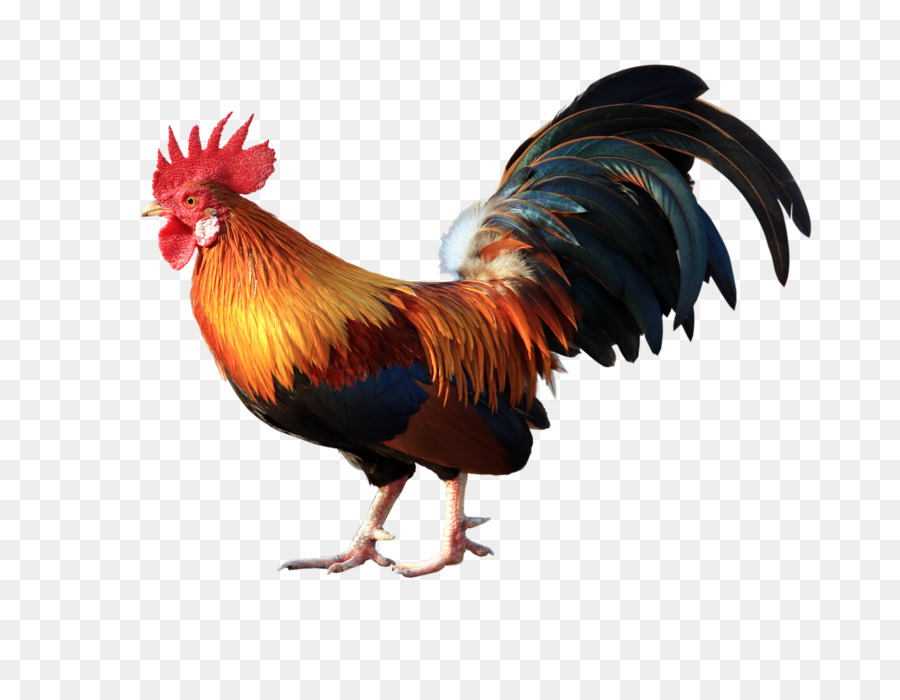
#> input picture haar-feature/filters/hats/chicken.png, 900 x 700 px
$ python tring.py
#> lines starting #> are read from the running program, lines starting #| are printed output that depends on the picture; after the words box and inside, x2 and y2 are one past the last pixel; in counts of white or black regions, pixels touching at a corner belong together
# importing the libraries
import cv2
import numpy as np

# detecting the face
face_cascade = cv2.CascadeClassifier('haarcascade_frontalface_default.xml')

# Setup camera
cap = cv2.VideoCapture(0)


# Read logo and resize
path = './filters/'
logo = cv2.imread(path+'hats/chicken.png')
#> logo is the input picture: shape (700, 900, 3); mean B, G, R 199.9, 203.4, 212.1
fromY = 0
toY = 0
up = 1

while cap.isOpened():
    # Capture frame-by-frame
    ret, img = cap.read()
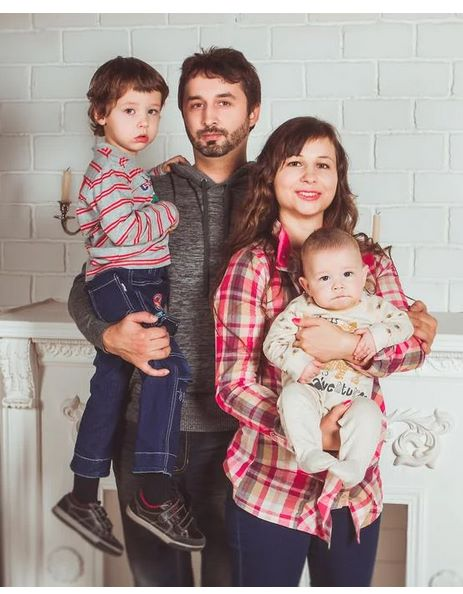
#> input picture haar-feature/TrialImg.jpeg, 463 x 594 px, given in place of the camera
#> img is the input picture: shape (594, 463, 3); mean B, G, R 144.4, 147.3, 164.4

    # detecting the face
    gray = cv2.cvtColor(img, cv2.COLOR_BGR2GRAY)
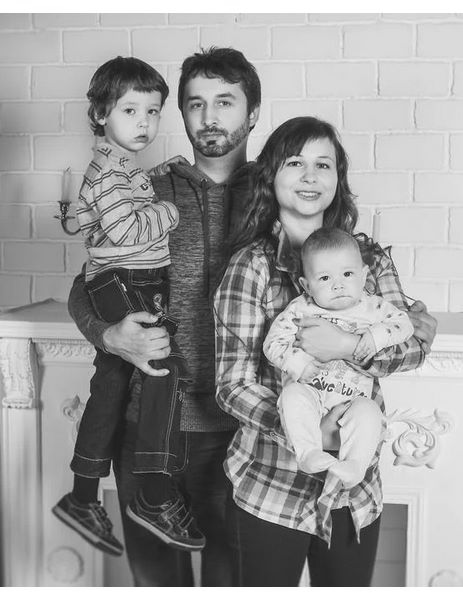
#> gray: shape (594, 463); min 11, max 255, mean 152.1

    faces = face_cascade.detectMultiScale(gray, 1.1, 4)
#> faces = [[110, 86, 64, 64], [273, 137, 73, 73], [306, 252, 62, 62], [171, 73, 81, 81]]

    negative = 1

    # Region of Image (ROI), where we want to insert logo
    # roi = img[-size-10:-10, -size-10:-10]
    # it takes the positions where you want to put the logo, but it must be the same size of the logo
    for (leftPosX, topLeftY, width, height) in faces:
        cv2.rectangle(img, (leftPosX, topLeftY), (leftPosX +
                      width, topLeftY+height), (0, 255, 0), 3)
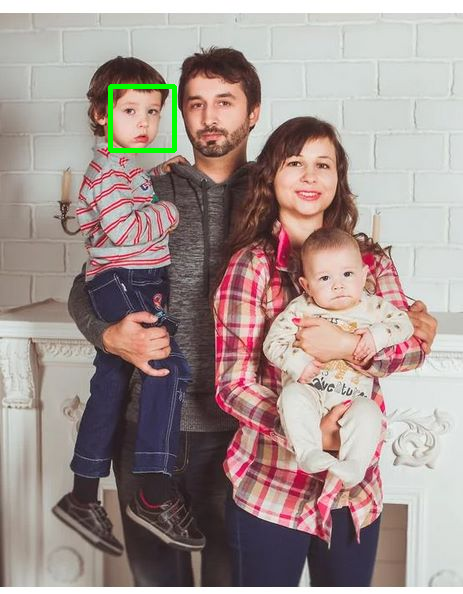
#> img: shape (594, 463, 3); 0.46% of pixels changed, all inside (x1, y1, x2, y2) = (108, 84, 177, 153)
        size = width - 50
#> size = 14

        # print(leftPosX, y, width, h)
        logo = cv2.resize(logo, (size, size))

        # Create a mask of logo
        img2gray = cv2.cvtColor(logo, cv2.COLOR_BGR2GRAY)
        ret, mask = cv2.threshold(img2gray, 1, 255, cv2.THRESH_BINARY)

        # roi = img[topLeftY - size:topLeftY, leftPosX:leftPosX + size]

        if(up == 1):
            fromY = topLeftY - size
#> fromY = 72
            toY = topLeftY
#> toY = 86
        else:
            fromY = topLeftY + height
            toY = topLeftY + height + size

        roi = img[fromY:toY, leftPosX:leftPosX + size]
        # roi = img[leftPosX:leftPosX + size, fromY:toY]

        # Set an index of where the mask is
        roi[np.where(mask)] = 0
        roi += logo

        cv2.imshow('WebCam', img)
        if cv2.waitKey(1) == ord('q'):
            # When everything done, release the capture
#> (key q is pressed here)
            cap.release()
            cv2.destroyAllWindows()
        elif cv2.waitKey(1) == ord('a'):
            print('clown')
            logo = cv2.imread(path+'hats/clown-hat.png')
            up = 1
        elif cv2.waitKey(1) == ord('s'):
            logo = cv2.imread(path+'hats/birthday-hat.png')
            up = 1
        elif cv2.waitKey(1) == ord('d'):
            up = 1
            logo = cv2.imread(path+'hats/complete-clown-hat.png')
        elif cv2.waitKey(1) == ord('f'):
            up = 1
            logo = cv2.imread(path+'hats/crying-frog-hat.png')
        elif cv2.waitKey(1) == ord('g'):
            up = 1
            logo = cv2.imread(path+'hats/kings-crown.png')
        elif cv2.waitKey(1) == ord('h'):
            up = 1
            logo = cv2.imread(path+'hats/pig-hat.png')
        elif cv2.waitKey(1) == ord('j'):
            up = 1
            logo = cv2.imread(path+'hats/wizzard-hat.png')
        elif cv2.waitKey(1) == ord('z'):
            up = 0
            logo = cv2.imread(path+'beards/long-beard.png')
        elif cv2.waitKey(1) == ord('x'):
            up = 0
            logo = cv2.imread(path+'beards/m2ashaBeard.png')
        elif cv2.waitKey(1) == ord('c'):
            up = 0
            logo = cv2.imread(path+'beards/santa-beard.png')
